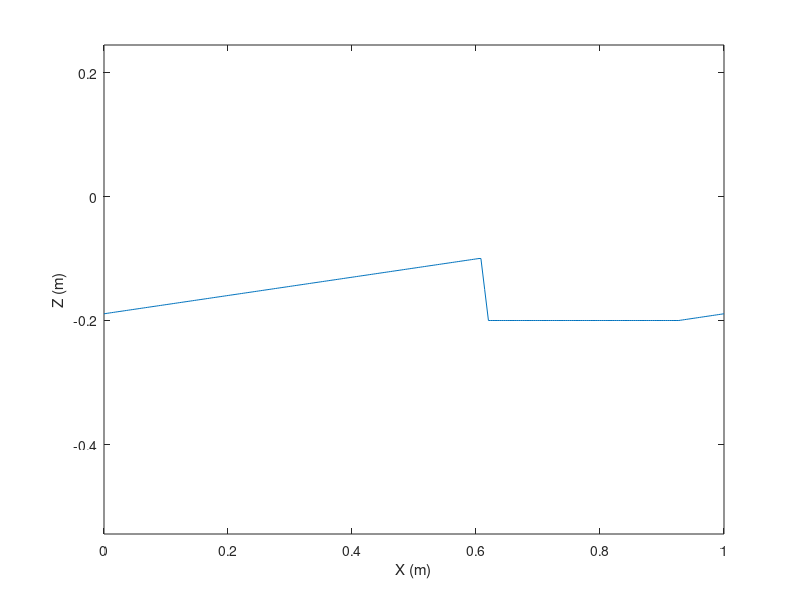

Recreate this plot in MATLAB. (Note: this script raises an error after producing the figure.)
clc
clear
close all
%%

% Params
nominal_x = 0;
nominal_z = -0.18914;

loading_z = -0.10;
loading_x = -0.04;
launching_z = -0.20;
launching_x = -0.04;

x_load = linspace(nominal_x, loading_x, 200);
z_load = linspace(nominal_z, loading_z, 200);
x_launch = linspace(nominal_x, launching_x, 5);
z_launch = linspace(loading_z, launching_z, 5);
x_hold = linspace(launching_x, launching_x, 100);
z_hold = linspace(launching_z, launching_z, 100);
x_return = linspace(launching_x, nominal_x, 25);
z_return = linspace(launching_z, nominal_z, 25);

z = [z_load, z_launch, z_hold, z_return];
x = [x_load, x_launch, x_hold, x_return];
y = zeros(size(z));
t = linspace(0, 1.0, size(z, 2));

pos_traj = [x; y; z];

figure
title("Z Position Trajectory")
plot(t, z)
xlabel("X (m)")
ylabel("Z (m)")
axis equal

vel_traj = zeros(size(pos_traj));
% vel_traj = [diff(pos_traj(1,:))./diff(t), 0;
%             diff(pos_traj(2,:))./diff(t), 0;
%             diff(pos_traj(3,:))./diff(t), 0];
% 
% figure
% title("Z Velocity Trajectory")
% plot(t, vel_traj(3,:))
% xlabel("Vx (m/s)")
% ylabel("Vz (m/s)")
% axis equal

force_traj = zeros(size(pos_traj));

t = floor(t * 1E3);

output = [];
for leg = 0:3

    sz = size(t);
    leg_id = leg * ones(sz);
    control_mode = 3*ones(sz);
    input_mode = 1*ones(sz);

    output = [output;
              t', leg_id', control_mode', input_mode', pos_traj', vel_traj', force_traj']

end

writematrix(output, 'jump.txt', 'Delimiter', ' ');


